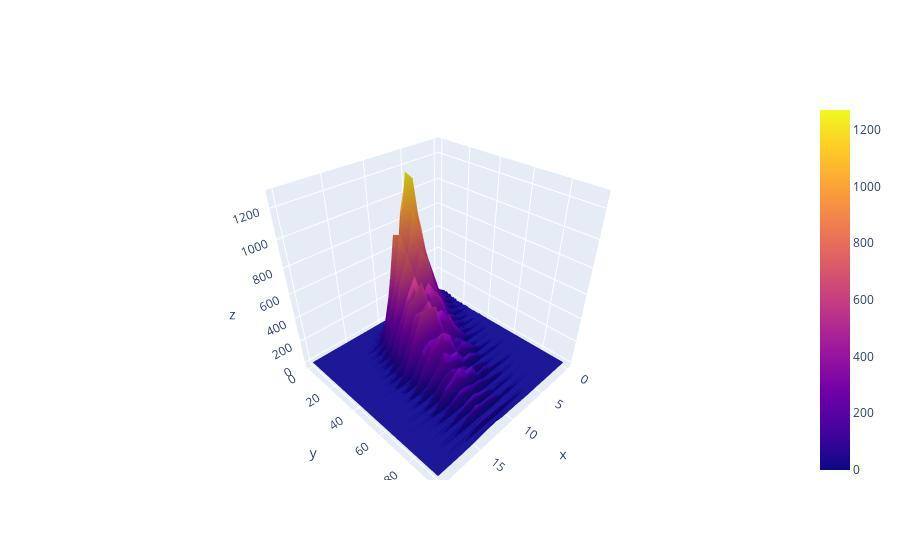

This figure's notebook cell:
### Code cell
df = reviews.assign(n=0).groupby(['points', 'price'])['n'].count().reset_index()
df = df[df["price"] < 100]
v = df.pivot(index='price', columns='points', values='n').fillna(0).values.tolist()
iplot([go.Surface(z=v)])

### Figure 1 — Plotly figure (JSON) as saved in the notebook; plotly's stock layout.template omitted (floating-point values rounded to 4 significant figures; data arrays with more than 128 entries replaced by an {"elided": "..."} marker saying what was removed)
{"data": [{"type": "surface", "z": {"elided": "96x21 int values"}}], "layout": {}}
